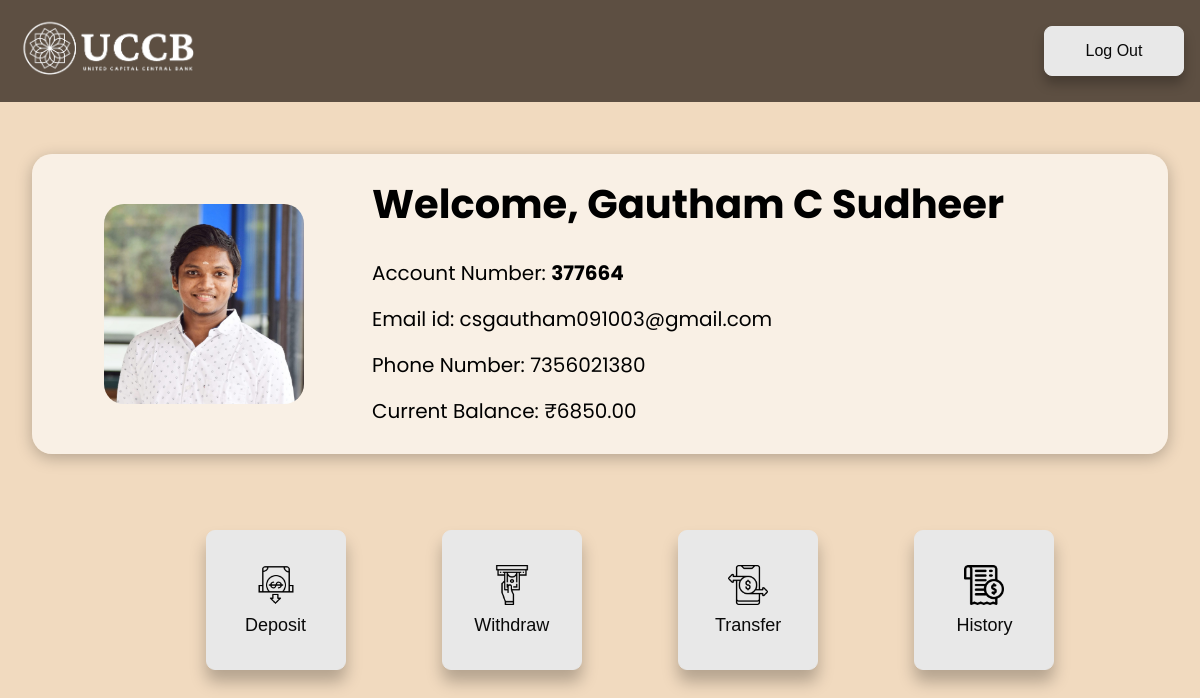
/banking/account/21/ (signed in), run on an earlier commit of the app's database.
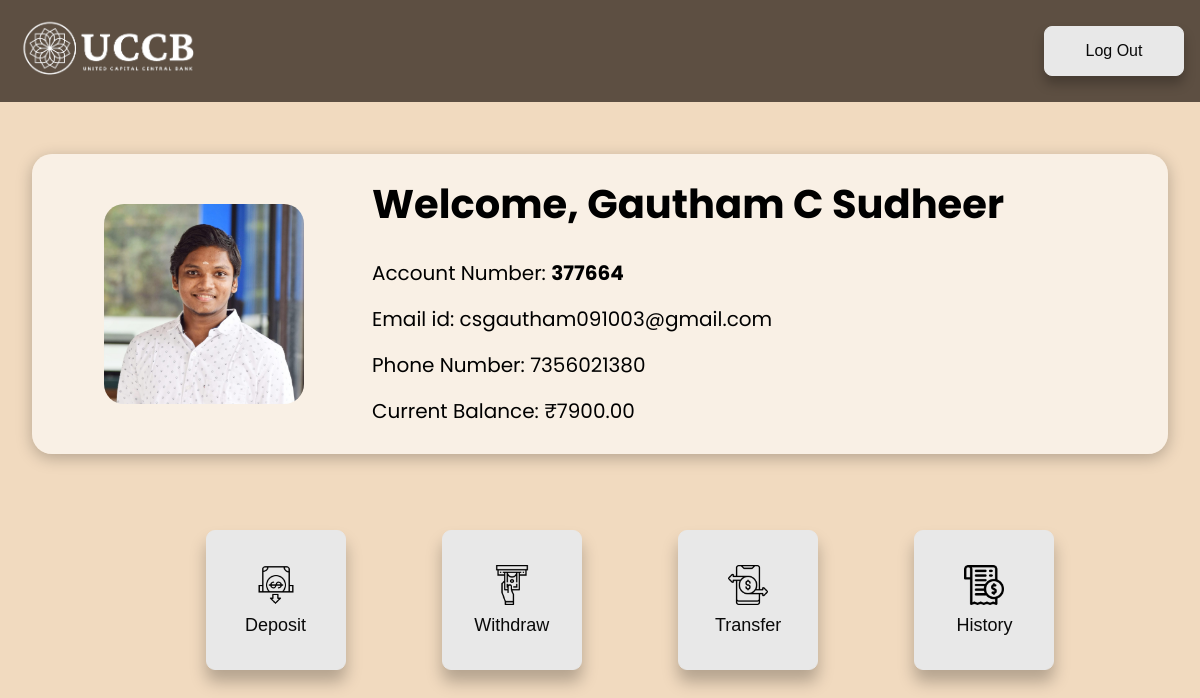
And on a later commit of the database.
### banking/models.py (models this page shows, shortened)
class Account(models.Model):
    customer = models.OneToOneField(Customer, on_delete=models.CASCADE)
    account_number = models.PositiveIntegerField(unique=True)
    balance = models.DecimalField(default=0.0, max_digits=10, decimal_places=2, validators=[MinValueValidator(0.0)])

### banking/views.py (the view)
# urls.py: path('account/<int:customer_id>/', views.account_details, name='account_details'),
@login_required
def account_details(request, customer_id):
    customer = get_object_or_404(Customer, pk=customer_id)
    if request.user != customer.user:
        raise PermissionDenied("You don't have permission to view this account.")
    account = get_object_or_404(Account, customer=customer)
    return render(request, 'account_details.html', {'customer': customer, 'account': account})

### banking/templates/account_details.html (shortened to what this page needs)
<!DOCTYPE html>
<html lang="en">
<head>
    {% load static %}
</head>
<body>
    <header>
        <img src="{% static 'UCCBwhite-nobg.png' %}" alt="logo">
        <a href="{% url 'logout' %}"><button>Log Out</button></a>
    </header>
    <main>
        <div class="content-container">
            <div class="profile">
                <img src="{% if customer.photo %}{{ customer.photo.url }}{% else %}{% static 'default_profile.jpg' %}{% endif %}" alt="Profile photo">
                <div class="profile-info">
                    <h1>Welcome, {{ customer.name }}</h1>
                    <ul>
                        <li>Account Number: <b>{{ account.account_number }}</b></li>
                        <li>Email id: {{ customer.email }}</li>
                        <li>Phone Number: {{ customer.phone_number }}</li>
                        <li>Current Balance: ₹{{ account.balance }}</li>
                    </ul>
                </div>
            </div>
        </div>
        <div class="transactions">
            <ul>
                <li><a href="{% url 'make_deposit' customer.id %}"><button><img src="{% static 'deposit.png' %}" alt="Deposit Image"><br>Deposit</button></a></li>
                <li><a href="{% url 'make_withdrawal' customer.id %}"><button><img src="{% static 'withdraw.png' %}" alt="Withdraw Image"><br>Withdraw</button></a></li>
                <li><a href="{% url 'make_transfer' customer.id %}"><button><img src="{% static 'transfer.png' %}" alt="Transfer Image"><br>Transfer</button></a></li>
                <li><a href="{% url 'transaction_history' customer.id %}"><button><img src="{% static 'history.png' %}" alt="History Image"><br>History</button></a></li>
            </ul>
        </div>
    </main>
</body>
</html>

What changed in the data, as far as the page shows it:
changed Account: balance "6850.00" → "7900.00"
